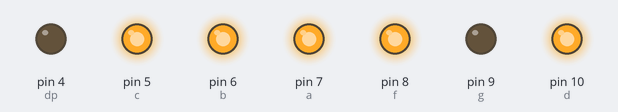
This sketch was run on a simulated Arduino Uno, built with avr-gcc and run on an emulated ATmega328P. Shown: output pins drawn as LEDs (lit = HIGH).

Above: at 0.5 s.
At 1.5 s:
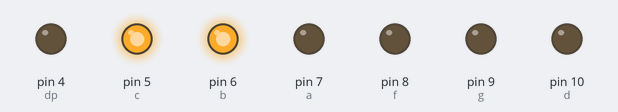
At 2.5 s:
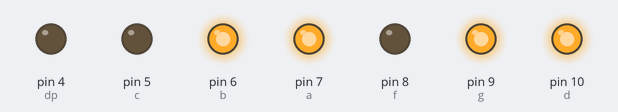
At 3.5 s:
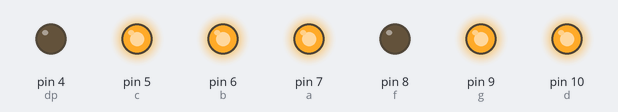
At 6.0 s:
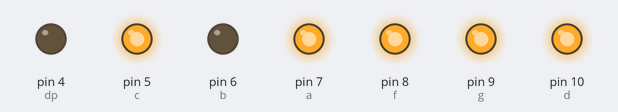
At 9.0 s:
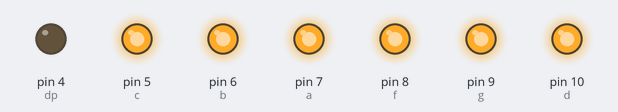
Timing chart, 0 to 13.0 s (numbered marks = the images above):
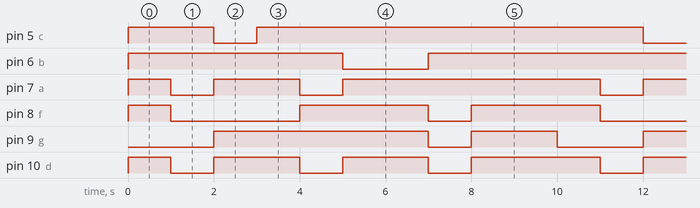

Measured:
- by itself, pin 5 (c): repeats every 10.0 s: LOW 1.0 s, HIGH 9.0 s
- by itself, pin 6 (b): repeats every 10.0 s: LOW 2.0 s, HIGH 8.0 s
- by itself, pin 7 (a): repeats every 10.0 s: LOW 1.0 s, HIGH 2.0 s, LOW 1.0 s, HIGH 6.0 s
- by itself, pin 8 (f): repeats every 10.0 s: LOW 3.0 s, HIGH 3.0 s, LOW 1.0 s, HIGH 3.0 s
- by itself, pin 9 (g): repeats every 10.0 s: LOW 1.0 s, HIGH 2.0 s, LOW 2.0 s, HIGH 5.0 s
- by itself, pin 10 (d): repeats every 10.0 s: 2 × (LOW 1.0 s, HIGH 2.0 s), LOW 1.0 s, HIGH 3.0 s

The sketch:

Seven-segment_display.ino
```cpp
#define a 7
#define b 6
#define c 5
#define d 10
#define e 11
#define f 8
#define g 9
#define dp 4

void setup() {
  for(int i=4; i<11; i++){
    pinMode(i, OUTPUT);//위에서 선언된 핀번호를 반복문을 통해 설정
  }

}

void loop() {
  while(1){
        digital_0();
        delay(1000);
        digital_1();
        delay(1000);
        digital_2();
        delay(1000);
        digital_3();
        delay(1000);
        digital_4();
        delay(1000);
        digital_5();
        delay(1000);
        digital_6();
        delay(1000);
        digital_7();
        delay(1000);
        digital_8();
        delay(1000);
        digital_9();
        delay(1000);
    }


}

void digital_0(void){
  digitalWrite(a, HIGH);
  digitalWrite(b, HIGH);
  digitalWrite(c, HIGH);
  digitalWrite(d, HIGH);
  digitalWrite(e, HIGH);
  digitalWrite(f, HIGH);
  digitalWrite(g, HIGH);
  digitalWrite(g, LOW);
  digitalWrite(dp, LOW);
}

void digital_1(void){
  digitalWrite(c, HIGH);
  digitalWrite(b, HIGH);

  for(int j=7; j<=11;j++){
    digitalWrite(j, LOW);
  }
  digitalWrite(dp, LOW);
}

void digital_2(void){
  digitalWrite(b, HIGH);
  digitalWrite(a, HIGH);

  for(int j=9; j<=11; j++){
    digitalWrite(j, HIGH);
  }
  digitalWrite(dp, LOW);
  digitalWrite(c, LOW);
  digitalWrite(f, LOW);
}

void digital_3(void){
  digitalWrite(g, HIGH);
  digitalWrite(a, HIGH);
  digitalWrite(b, HIGH);
  digitalWrite(c, HIGH);
  digitalWrite(d, HIGH);
  digitalWrite(dp, LOW);
  digitalWrite(f, LOW);
  digitalWrite(e, LOW);
}

void digital_4(void)
{
    digitalWrite(c,HIGH);
    digitalWrite(b,HIGH);
    digitalWrite(f,HIGH);
    digitalWrite(g,HIGH);
    digitalWrite(dp,LOW);
    digitalWrite(a,LOW);
    digitalWrite(e,LOW);
    digitalWrite(d,LOW);
}

void digital_5(void)
{
    digitalWrite(a,HIGH);
    digitalWrite(b, LOW);
    digitalWrite(c,HIGH);
    digitalWrite(d,HIGH);
    digitalWrite(e, LOW);
    digitalWrite(f,HIGH);
    digitalWrite(g,HIGH);
    digitalWrite(dp,LOW);
}

void digital_6(void)
{
    int j;

    for(j=7; j<=11; j++){
        digitalWrite(j,HIGH);
    }
    digitalWrite(c,HIGH);
    digitalWrite(dp,LOW);
    digitalWrite(b,LOW);
}

void digital_7(void)
{
    int j;

    for(j=5; j<=7; j++){
        digitalWrite(j,HIGH);
    }
    digitalWrite(dp,LOW);
    for(j=8; j<=11; j++){
        digitalWrite(j,LOW);
    }
}

void digital_8(void)
{
    int j;

    for(j=5; j<=11; j++){
        digitalWrite(j,HIGH);
    }
    digitalWrite(dp,LOW);
}

void digital_9(void)
{
    digitalWrite(a,HIGH);
    digitalWrite(b,HIGH);
    digitalWrite(c,HIGH);
    digitalWrite(d,HIGH);
    digitalWrite(e, LOW);
    digitalWrite(f,HIGH);
    digitalWrite(g,HIGH);
    digitalWrite(dp,LOW);
}
```
